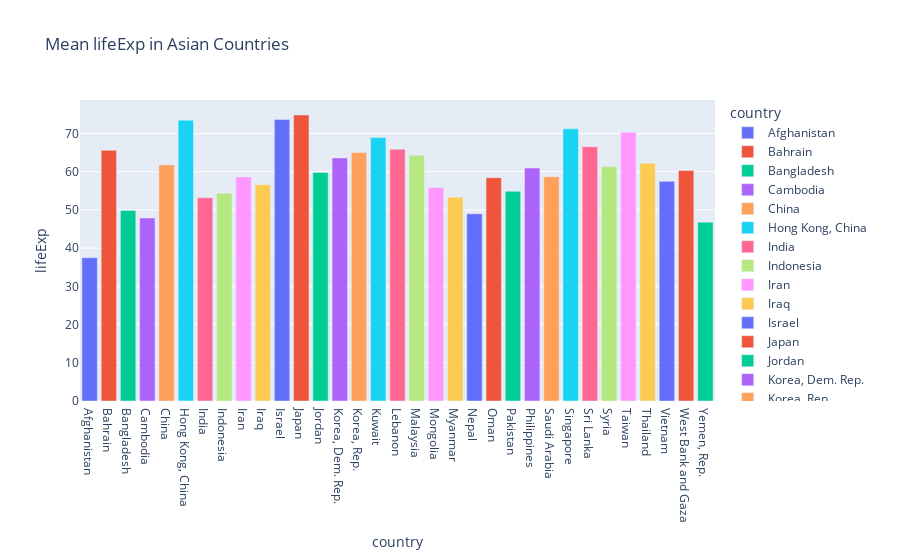

The cell this chart's notebook holds for it:
### Code cell
fig = px.bar(asia_cont_country, x='country', y='lifeExp', color="country", title = "Mean lifeExp in Asian Countries"
            )
fig.show()

### Figure 1 — Plotly figure (JSON) as saved in the notebook; plotly's stock layout.template omitted (floating-point values rounded to 4 significant figures)
{"data": [{"alignmentgroup": "True", "hovertemplate": "country=%{x}<br>lifeExp=%{y}<extra></extra>", "legendgroup": "Afghanistan", "marker": {"color": "#636efa", "pattern": {"shape": ""}}, "name": "Afghanistan", "offsetgroup": "Afghanistan", "orientation": "v", "showlegend": true, "textposition": "auto", "type": "bar", "x": ["Afghanistan"], "xaxis": "x", "y": [37.48], "yaxis": "y"}, {"alignmentgroup": "True", "hovertemplate": "country=%{x}<br>lifeExp=%{y}<extra></extra>", "legendgroup": "Bahrain", "marker": {"color": "#EF553B", "pattern": {"shape": ""}}, "name": "Bahrain", "offsetgroup": "Bahrain", "orientation": "v", "showlegend": true, "textposition": "auto", "type": "bar", "x": ["Bahrain"], "xaxis": "x", "y": [65.61], "yaxis": "y"}, {"alignmentgroup": "True", "hovertemplate": "country=%{x}<br>lifeExp=%{y}<extra></extra>", "legendgroup": "Bangladesh", "marker": {"color": "#00cc96", "pattern": {"shape": ""}}, "name": "Bangladesh", "offsetgroup": "Bangladesh", "orientation": "v", "showlegend": true, "textposition": "auto", "type": "bar", "x": ["Bangladesh"], "xaxis": "x", "y": [49.83], "yaxis": "y"}, {"alignmentgroup": "True", "hovertemplate": "country=%{x}<br>lifeExp=%{y}<extra></extra>", "legendgroup": "Cambodia", "marker": {"color": "#ab63fa", "pattern": {"shape": ""}}, "name": "Cambodia", "offsetgroup": "Cambodia", "orientation": "v", "showlegend": true, "textposition": "auto", "type": "bar", "x": ["Cambodia"], "xaxis": "x", "y": [47.9], "yaxis": "y"}, {"alignmentgroup": "True", "hovertemplate": "country=%{x}<br>lifeExp=%{y}<extra></extra>", "legendgroup": "China", "marker": {"color": "#FFA15A", "pattern": {"shape": ""}}, "name": "China", "offsetgroup": "China", "orientation": "v", "showlegend": true, "textposition": "auto", "type": "bar", "x": ["China"], "xaxis": "x", "y": [61.79], "yaxis": "y"}, {"alignmentgroup": "True", "hovertemplate": "country=%{x}<br>lifeExp=%{y}<extra></extra>", "legendgroup": "Hong Kong, China", "marker": {"color": "#19d3f3", "pattern": {"shape": ""}}, "name": "Hong Kong, China", "offsetgroup": "Hong Kong, China", "orientation": "v", "showlegend": true, "textposition": "auto", "type": "bar", "x": ["Hong Kong, China"], "xaxis": "x", "y": [73.49], "yaxis": "y"}, {"alignmentgroup": "True", "hovertemplate": "country=%{x}<br>lifeExp=%{y}<extra></extra>", "legendgroup": "India", "marker": {"color": "#FF6692", "pattern": {"shape": ""}}, "name": "India", "offsetgroup": "India", "orientation": "v", "showlegend": true, "textposition": "auto", "type": "bar", "x": ["India"], "xaxis": "x", "y": [53.17], "yaxis": "y"}, {"alignmentgroup": "True", "hovertemplate": "country=%{x}<br>lifeExp=%{y}<extra></extra>", "legendgroup": "Indonesia", "marker": {"color": "#B6E880", "pattern": {"shape": ""}}, "name": "Indonesia", "offsetgroup": "Indonesia", "orientation": "v", "showlegend": true, "textposition": "auto", "type": "bar", "x": ["Indonesia"], "xaxis": "x", "y": [54.34], "yaxis": "y"}, {"alignmentgroup": "True", "hovertemplate": "country=%{x}<br>lifeExp=%{y}<extra></extra>", "legendgroup": "Iran", "marker": {"color": "#FF97FF", "pattern": {"shape": ""}}, "name": "Iran", "offsetgroup": "Iran", "orientation": "v", "showlegend": true, "textposition": "auto", "type": "bar", "x": ["Iran"], "xaxis": "x", "y": [58.64], "yaxis": "y"}, {"alignmentgroup": "True", "hovertemplate": "country=%{x}<br>lifeExp=%{y}<extra></extra>", "legendgroup": "Iraq", "marker": {"color": "#FECB52", "pattern": {"shape": ""}}, "name": "Iraq", "offsetgroup": "Iraq", "orientation": "v", "showlegend": true, "textposition": "auto", "type": "bar", "x": ["Iraq"], "xaxis": "x", "y": [56.58], "yaxis": "y"}, {"alignmentgroup": "True", "hovertemplate": "country=%{x}<br>lifeExp=%{y}<extra></extra>", "legendgroup": "Israel", "marker": {"color": "#636efa", "pattern": {"shape": ""}}, "name": "Israel", "offsetgroup": "Israel", "orientation": "v", "showlegend": true, "textposition": "auto", "type": "bar", "x": ["Israel"], "xaxis": "x", "y": [73.65], "yaxis": "y"}, {"alignmentgroup": "True", "hovertemplate": "country=%{x}<br>lifeExp=%{y}<extra></extra>", "legendgroup": "Japan", "marker": {"color": "#EF553B", "pattern": {"shape": ""}}, "name": "Japan", "offsetgroup": "Japan", "orientation": "v", "showlegend": true, "textposition": "auto", "type": "bar", "x": ["Japan"], "xaxis": "x", "y": [74.83], "yaxis": "y"}, {"alignmentgroup": "True", "hovertemplate": "country=%{x}<br>lifeExp=%{y}<extra></extra>", "legendgroup": "Jordan", "marker": {"color": "#00cc96", "pattern": {"shape": ""}}, "name": "Jordan", "offsetgroup": "Jordan", "orientation": "v", "showlegend": true, "textposition": "auto", "type": "bar", "x": ["Jordan"], "xaxis": "x", "y": [59.79], "yaxis": "y"}, {"alignmentgroup": "True", "hovertemplate": "country=%{x}<br>lifeExp=%{y}<extra></extra>", "legendgroup": "Korea, Dem. Rep.", "marker": {"color": "#ab63fa", "pattern": {"shape": ""}}, "name": "Korea, Dem. Rep.", "offsetgroup": "Korea, Dem. Rep.", "orientation": "v", "showlegend": true, "textposition": "auto", "type": "bar", "x": ["Korea, Dem. Rep."], "xaxis": "x", "y": [63.61], "yaxis": "y"}, {"alignmentgroup": "True", "hovertemplate": "country=%{x}<br>lifeExp=%{y}<extra></extra>", "legendgroup": "Korea, Rep.", "marker": {"color": "#FFA15A", "pattern": {"shape": ""}}, "name": "Korea, Rep.", "offsetgroup": "Korea, Rep.", "orientation": "v", "showlegend": true, "textposition": "auto", "type": "bar", "x": ["Korea, Rep."], "xaxis": "x", "y": [65.0], "yaxis": "y"}, {"alignmentgroup": "True", "hovertemplate": "country=%{x}<br>lifeExp=%{y}<extra></extra>", "legendgroup": "Kuwait", "marker": {"color": "#19d3f3", "pattern": {"shape": ""}}, "name": "Kuwait", "offsetgroup": "Kuwait", "orientation": "v", "showlegend": true, "textposition": "auto", "type": "bar", "x": ["Kuwait"], "xaxis": "x", "y": [68.92], "yaxis": "y"}, {"alignmentgroup": "True", "hovertemplate": "country=%{x}<br>lifeExp=%{y}<extra></extra>", "legendgroup": "Lebanon", "marker": {"color": "#FF6692", "pattern": {"shape": ""}}, "name": "Lebanon", "offsetgroup": "Lebanon", "orientation": "v", "showlegend": true, "textposition": "auto", "type": "bar", "x": ["Lebanon"], "xaxis": "x", "y": [65.87], "yaxis": "y"}, {"alignmentgroup": "True", "hovertemplate": "country=%{x}<br>lifeExp=%{y}<extra></extra>", "legendgroup": "Malaysia", "marker": {"color": "#B6E880", "pattern": {"shape": ""}}, "name": "Malaysia", "offsetgroup": "Malaysia", "orientation": "v", "showlegend": true, "textposition": "auto", "type": "bar", "x": ["Malaysia"], "xaxis": "x", "y": [64.28], "yaxis": "y"}, {"alignmentgroup": "True", "hovertemplate": "country=%{x}<br>lifeExp=%{y}<extra></extra>", "legendgroup": "Mongolia", "marker": {"color": "#FF97FF", "pattern": {"shape": ""}}, "name": "Mongolia", "offsetgroup": "Mongolia", "orientation": "v", "showlegend": true, "textposition": "auto", "type": "bar", "x": ["Mongolia"], "xaxis": "x", "y": [55.89], "yaxis": "y"}, {"alignmentgroup": "True", "hovertemplate": "country=%{x}<br>lifeExp=%{y}<extra></extra>", "legendgroup": "Myanmar", "marker": {"color": "#FECB52", "pattern": {"shape": ""}}, "name": "Myanmar", "offsetgroup": "Myanmar", "orientation": "v", "showlegend": true, "textposition": "auto", "type": "bar", "x": ["Myanmar"], "xaxis": "x", "y": [53.32], "yaxis": "y"}, {"alignmentgroup": "True", "hovertemplate": "country=%{x}<br>lifeExp=%{y}<extra></extra>", "legendgroup": "Nepal", "marker": {"color": "#636efa", "pattern": {"shape": ""}}, "name": "Nepal", "offsetgroup": "Nepal", "orientation": "v", "showlegend": true, "textposition": "auto", "type": "bar", "x": ["Nepal"], "xaxis": "x", "y": [48.99], "yaxis": "y"}, {"alignmentgroup": "True", "hovertemplate": "country=%{x}<br>lifeExp=%{y}<extra></extra>", "legendgroup": "Oman", "marker": {"color": "#EF553B", "pattern": {"shape": ""}}, "name": "Oman", "offsetgroup": "Oman", "orientation": "v", "showlegend": true, "textposition": "auto", "type": "bar", "x": ["Oman"], "xaxis": "x", "y": [58.44], "yaxis": "y"}, {"alignmentgroup": "True", "hovertemplate": "country=%{x}<br>lifeExp=%{y}<extra></extra>", "legendgroup": "Pakistan", "marker": {"color": "#00cc96", "pattern": {"shape": ""}}, "name": "Pakistan", "offsetgroup": "Pakistan", "orientation": "v", "showlegend": true, "textposition": "auto", "type": "bar", "x": ["Pakistan"], "xaxis": "x", "y": [54.88], "yaxis": "y"}, {"alignmentgroup": "True", "hovertemplate": "country=%{x}<br>lifeExp=%{y}<extra></extra>", "legendgroup": "Philippines", "marker": {"color": "#ab63fa", "pattern": {"shape": ""}}, "name": "Philippines", "offsetgroup": "Philippines", "orientation": "v", "showlegend": true, "textposition": "auto", "type": "bar", "x": ["Philippines"], "xaxis": "x", "y": [60.97], "yaxis": "y"}, {"alignmentgroup": "True", "hovertemplate": "country=%{x}<br>lifeExp=%{y}<extra></extra>", "legendgroup": "Saudi Arabia", "marker": {"color": "#FFA15A", "pattern": {"shape": ""}}, "name": "Saudi Arabia", "offsetgroup": "Saudi Arabia", "orientation": "v", "showlegend": true, "textposition": "auto", "type": "bar", "x": ["Saudi Arabia"], "xaxis": "x", "y": [58.68], "yaxis": "y"}, {"alignmentgroup": "True", "hovertemplate": "country=%{x}<br>lifeExp=%{y}<extra></extra>", "legendgroup": "Singapore", "marker": {"color": "#19d3f3", "pattern": {"shape": ""}}, "name": "Singapore", "offsetgroup": "Singapore", "orientation": "v", "showlegend": true, "textposition": "auto", "type": "bar", "x": ["Singapore"], "xaxis": "x", "y": [71.22], "yaxis": "y"}, {"alignmentgroup": "True", "hovertemplate": "country=%{x}<br>lifeExp=%{y}<extra></extra>", "legendgroup": "Sri Lanka", "marker": {"color": "#FF6692", "pattern": {"shape": ""}}, "name": "Sri Lanka", "offsetgroup": "Sri Lanka", "orientation": "v", "showlegend": true, "textposition": "auto", "type": "bar", "x": ["Sri Lanka"], "xaxis": "x", "y": [66.53], "yaxis": "y"}, {"alignmentgroup": "True", "hovertemplate": "country=%{x}<br>lifeExp=%{y}<extra></extra>", "legendgroup": "Syria", "marker": {"color": "#B6E880", "pattern": {"shape": ""}}, "name": "Syria", "offsetgroup": "Syria", "orientation": "v", "showlegend": true, "textposition": "auto", "type": "bar", "x": ["Syria"], "xaxis": "x", "y": [61.35], "yaxis": "y"}, {"alignmentgroup": "True", "hovertemplate": "country=%{x}<br>lifeExp=%{y}<extra></extra>", "legendgroup": "Taiwan", "marker": {"color": "#FF97FF", "pattern": {"shape": ""}}, "name": "Taiwan", "offsetgroup": "Taiwan", "orientation": "v", "showlegend": true, "textposition": "auto", "type": "bar", "x": ["Taiwan"], "xaxis": "x", "y": [70.34], "yaxis": "y"}, {"alignmentgroup": "True", "hovertemplate": "country=%{x}<br>lifeExp=%{y}<extra></extra>", "legendgroup": "Thailand", "marker": {"color": "#FECB52", "pattern": {"shape": ""}}, "name": "Thailand", "offsetgroup": "Thailand", "orientation": "v", "showlegend": true, "textposition": "auto", "type": "bar", "x": ["Thailand"], "xaxis": "x", "y": [62.2], "yaxis": "y"}, {"alignmentgroup": "True", "hovertemplate": "country=%{x}<br>lifeExp=%{y}<extra></extra>", "legendgroup": "Vietnam", "marker": {"color": "#636efa", "pattern": {"shape": ""}}, "name": "Vietnam", "offsetgroup": "Vietnam", "orientation": "v", "showlegend": true, "textposition": "auto", "type": "bar", "x": ["Vietnam"], "xaxis": "x", "y": [57.48], "yaxis": "y"}, {"alignmentgroup": "True", "hovertemplate": "country=%{x}<br>lifeExp=%{y}<extra></extra>", "legendgroup": "West Bank and Gaza", "marker": {"color": "#EF553B", "pattern": {"shape": ""}}, "name": "West Bank and Gaza", "offsetgroup": "West Bank and Gaza", "orientation": "v", "showlegend": true, "textposition": "auto", "type": "bar", "x": ["West Bank and Gaza"], "xaxis": "x", "y": [60.33], "yaxis": "y"}, {"alignmentgroup": "True", "hovertemplate": "country=%{x}<br>lifeExp=%{y}<extra></extra>", "legendgroup": "Yemen, Rep.", "marker": {"color": "#00cc96", "pattern": {"shape": ""}}, "name": "Yemen, Rep.", "offsetgroup": "Yemen, Rep.", "orientation": "v", "showlegend": true, "textposition": "auto", "type": "bar", "x": ["Yemen, Rep."], "xaxis": "x", "y": [46.78], "yaxis": "y"}], "layout": {"barmode": "relative", "legend": {"title": {"text": "country"}, "tracegroupgap": 0}, "title": {"text": "Mean lifeExp in Asian Countries"}, "xaxis": {"anchor": "y", "categoryarray": ["Afghanistan", "Bahrain", "Bangladesh", "Cambodia", "China", "Hong Kong, China", "India", "Indonesia", "Iran", "Iraq", "Israel", "Japan", "Jordan", "Korea, Dem. Rep.", "Korea, Rep.", "Kuwait", "Lebanon", "Malaysia", "Mongolia", "Myanmar", "Nepal", "Oman", "Pakistan", "Philippines", "Saudi Arabia", "Singapore", "Sri Lanka", "Syria", "Taiwan", "Thailand", "Vietnam", "West Bank and Gaza", "Yemen, Rep."], "categoryorder": "array", "domain": [0, 1], "title": {"text": "country"}}, "yaxis": {"anchor": "x", "domain": [0, 1], "title": {"text": "lifeExp"}}}}
